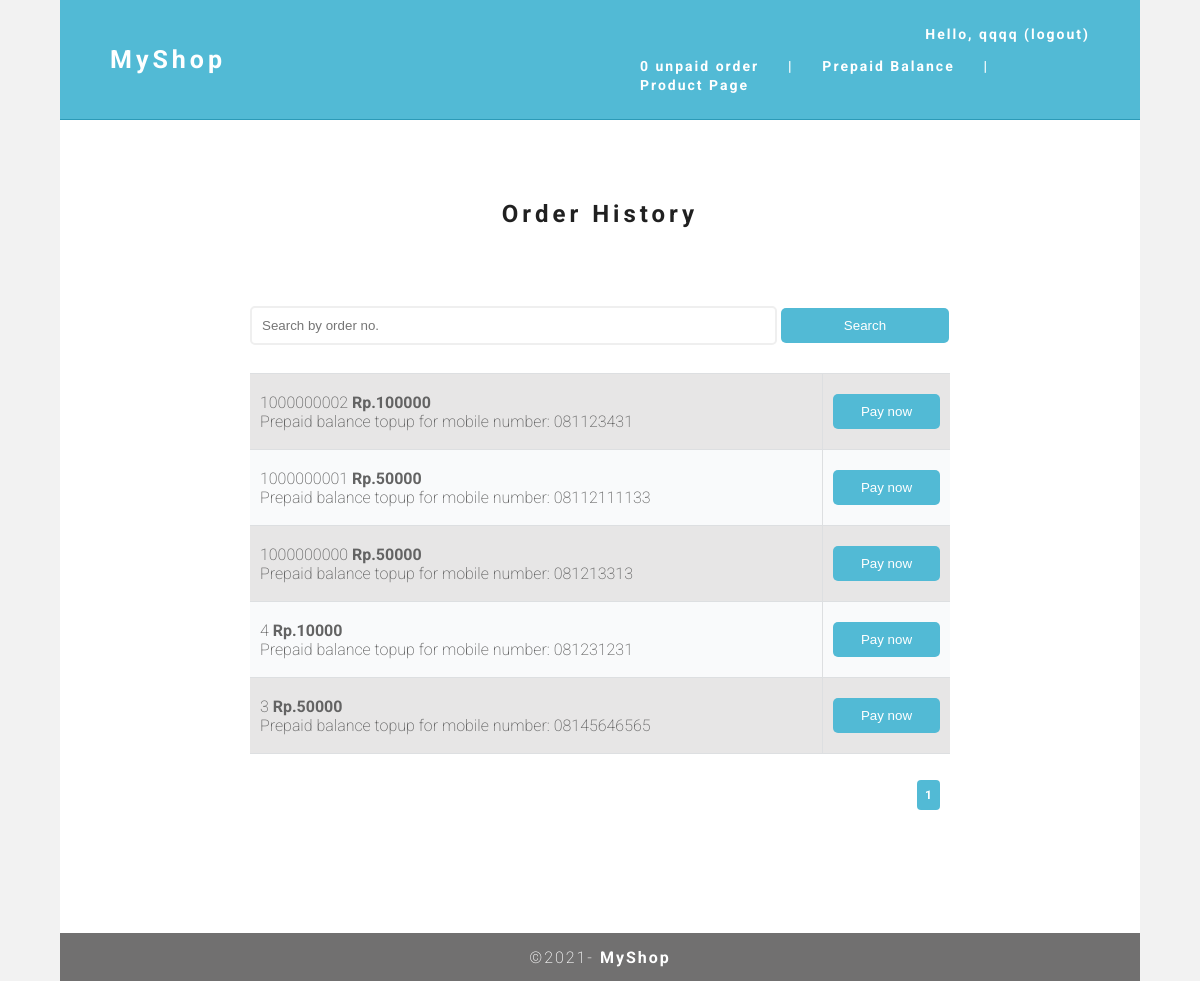
The app's page /order_history.php (signed in), older data.
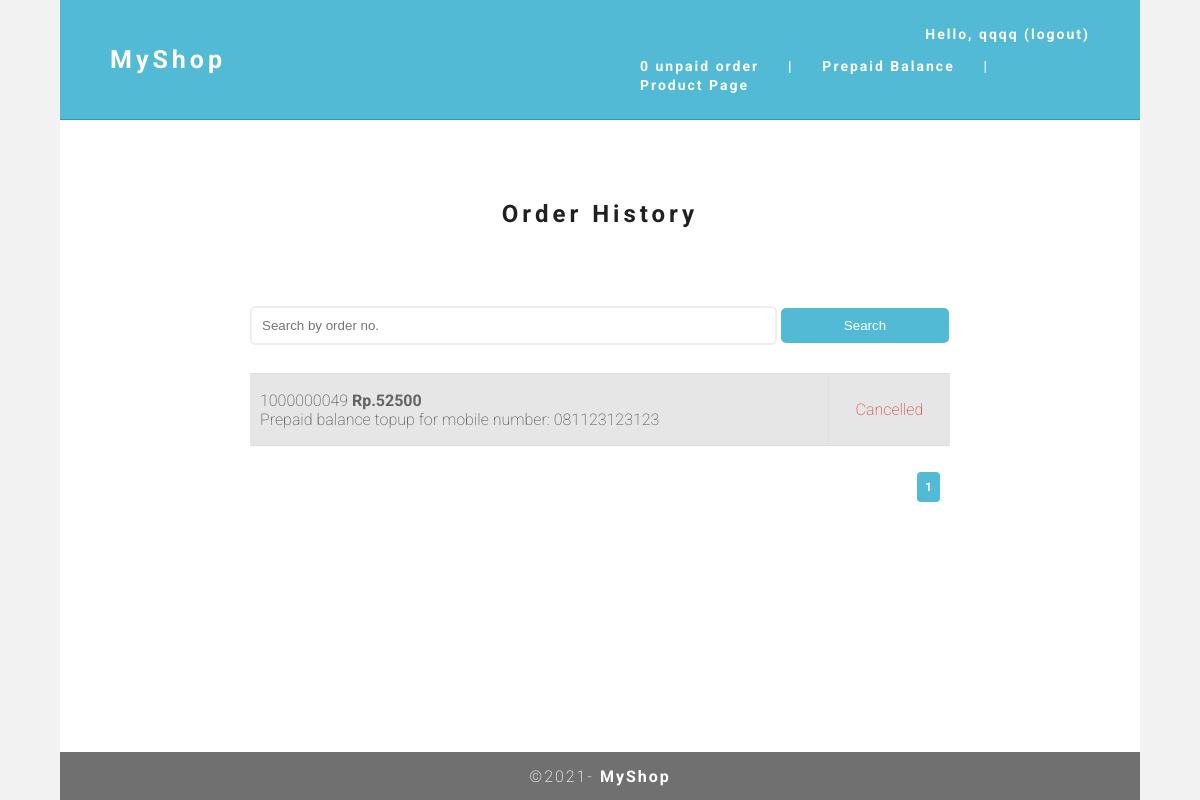
The same page, newer data.
### tables this page shows
CREATE TABLE `order_status` (
  `order_id` int(10) NOT NULL,
  `order_placed_time` datetime NOT NULL,
  `payment_due_time` datetime NOT NULL,
  `order_paid_time` datetime DEFAULT NULL,
  `order_status` text NOT NULL,
  `shipping_code` text DEFAULT NULL,
  `customer_id` int(11) NOT NULL,
  `order_product_id` int(11) DEFAULT NULL,
  `order_topup_id` int(11) DEFAULT NULL
);

CREATE TABLE `order_topup` (
  `order_topup_id` int(10) NOT NULL,
  `mobile_no` varchar(12) NOT NULL,
  `balance_value` int(11) NOT NULL
);

### include/function.inc.php (called while the page is built, shortened)
<?php
function find_topup_order($conn, $order_topup_id) {
    $sql = "SELECT * FROM order_topup WHERE order_topup_id = ?;";
    $stmt = mysqli_stmt_init($conn);
    if (!mysqli_stmt_prepare($stmt, $sql)) {
        header ("location: ../topup_order.php?error=stmt_failed");
        exit();
    }
    else {
        mysqli_stmt_bind_param($stmt, "i", $order_topup_id);
        mysqli_stmt_execute($stmt);
        $result_data = mysqli_stmt_get_result($stmt);
        if ($row = mysqli_fetch_assoc($result_data)) {
            return $row;
        }
        else {
            mysqli_stmt_close($stmt);
            $result = false;
            return $result;
        }
    }
}
                ?>
                <?php
function check_payment_due($conn, $order_id, $payment_due_time) {
    $result = true;
    $order_paid_time = date('Y-m-d H:i:s');
    if ($payment_due_time < $order_paid_time) {
        $updated_order_status = "cancelled";
        return $result;
    }
    else {
        $result = false;
        return $result;
    }
}
function change_order_status($conn, $order_id, $updated_order_status) {
    $sql = "UPDATE order_status SET order_status = ? WHERE order_id = ?;";
    $stmt = mysqli_stmt_init($conn);
}
function check_status($conn, $order_id) {
    $sql = "SELECT * FROM order_status WHERE order_id = ?;";
    $stmt = mysqli_stmt_init($conn);
    if (!mysqli_stmt_prepare($stmt, $sql)) {
        header ("location: ../pay_order.php?error=stmt_failed");
        exit();
    }
    else {
        mysqli_stmt_bind_param($stmt, "i", $order_id);
        mysqli_stmt_execute($stmt);
        $result_data = mysqli_stmt_get_result($stmt);
        $result = false;
        if ($row = mysqli_fetch_assoc($result_data)) {
            $status_array = array("paid", "cancelled", "failed");
            if (in_array($row["order_status"], $status_array)) {
                return $result;
            }
            if ($row["order_status"] == "unpaid") {
                $payment_due_time = $row["payment_due_time"];
                $payment_overdue = check_payment_due($conn, $order_id, $payment_due_time);
                if ($payment_overdue === true) {
                    return $result;
                }
                else {
                    $result = true;
                    return $result;
                }
            }
        }
        return $result;
    }
}
function count_unpaid_order($conn, $id) {
    $sql = "SELECT * FROM order_status WHERE customer_id = ?;";
    $stmt = mysqli_stmt_init($conn);
    if (!mysqli_stmt_prepare($stmt, $sql)) {
        header ("location: ../pay_order.php?error=stmt_failed");
        exit();
    }
    else {
        mysqli_stmt_bind_param($stmt, "i", $id);
        mysqli_stmt_execute($stmt);
        $result_data = mysqli_stmt_get_result($stmt);
        $unpaid_order = 0;
        while ($row = mysqli_fetch_assoc($result_data)) {
            $data[] = $row;
        }
        if (!isset($data)) {
            return $unpaid_order;
            exit();
        }
        else {
            foreach ($data as $row) {
                if (check_status($conn, $row["order_id"]) === true) {
                    $unpaid_order++;
                }
            }
            return $unpaid_order;
        }
    }
}
function get_order($conn, $id, $page, $num_result_on_page) {
    $sql = "SELECT * FROM order_status WHERE customer_id = ? ORDER BY order_placed_time DESC LIMIT ?,?;";
    $stmt = mysqli_stmt_init($conn);
    if (!mysqli_stmt_prepare($stmt, $sql)) {
        header ("location: ../order_history.php?error=stmt_failed3");
        exit();
    }
    else {
	    $calculate_page = ($page - 1) * $num_result_on_page;
        mysqli_stmt_bind_param($stmt, "iii", $id, $calculate_page, $num_result_on_page);
        mysqli_stmt_execute($stmt);
        $result_data = mysqli_stmt_get_result($stmt);
        while ($row = mysqli_fetch_assoc($result_data)) {
            $data[] = $row;
        }
        return $data;
    }
}
function count_order($conn, $id) {
    $sql = "SELECT * FROM order_status WHERE customer_id = ?;";
    $stmt = mysqli_stmt_init($conn);
    if (!mysqli_stmt_prepare($stmt, $sql)) {
        header ("location: ../order_history.php?error=stmt_failed");
        exit();
    }
    else {
        mysqli_stmt_bind_param($stmt, "i", $id);
        mysqli_stmt_execute($stmt);
        $result_data = mysqli_stmt_get_result($stmt);
        $count_order = mysqli_num_rows($result_data);
        return $count_order;
    }
}

### include/header.inc.php (called while the page is built)
<?php
require_once 'dbh.inc.php';
require_once 'function.inc.php';
if (isset($_SESSION["id"])) {
    $count_unpaid_order = count_unpaid_order($conn, $_SESSION['id']);
}

### include/order_history.inc.php (the view, shortened to what this page needs)
<?php
require_once 'dbh.inc.php';
require_once 'function.inc.php';
$id = $_SESSION['id'];
$page = isset($_GET['page']) && is_numeric($_GET['page']) ? $_GET['page'] : 1;
$num_result_on_page = 5;
if (isset($_GET['search'])) {
    if (isset($_GET['error']) && $_GET['error'] === 'no_result') {
        echo "<p class='error'>No order found!</p>";
    }
    if (empty($_GET['search'])) {
        header('location:order_history.php');
        exit();
    }
    $checked_keyword = invalid_search_order($_GET['search']);
    if ($checked_keyword == false) {
        header('location:order_history.php?error=invalid_search');
        exit();
    }
    else {
        $keyword = "%{$checked_keyword}%";
        $count_order = count_search($conn, $id, $keyword);
        if ($count_order > 0) {
            $get_order = search_order($conn, $id, $keyword, $page, $num_result_on_page);
        }
        else {
            $get_order = false;
        }
    }
}
else {
    if (isset($_GET['error']) && $_GET['error'] === 'no_result') {
        echo "<p class='error'>No order found!</p>";
    }
    else {
        $count_order = count_order($conn, $id);
        if ($count_order > 0) {
            $get_order = get_order($conn, $id, $page, $num_result_on_page);
        }
        else {
            header("location:order_history.php?error=no_result");
            exit();
        }
    }
}
if (isset($_GET['error']) && $_GET['error'] === 'invalid_search') {
    echo "<p class='error'>Invalid input! Numbers only.</p>";
}
else if (!isset($_GET['error'])) {
    if ($get_order == false){
        header("location:order_history.php?search=" . $_GET['search'] . "&error=no_result");
    }
    else {
        echo "<table class='table-history'>";
        foreach ($get_order as $row) {
            echo "<tr>";
            $status = $row["order_status"];
            $order_id = $row["order_id"];
            if ($row["order_product_id"] != null) {
                $last_product = find_product_order($conn, $row["order_product_id"]);
                if ($last_product === false) {
                    header("location:order_history.php?error=cannot_find_order2");
                    die();
                }
                else {
                    $product = $last_product["product"];
                    $product_price = $last_product["product_price"];
                    $shipping_address = $last_product["shipping_address"];
                    echo "<td class='order-info'>" . $order_id . "\n<span class='price'>Rp." . $product_price . "</span></br>";
                    echo "Product: " . $product . "\n| Shipping address: " . $shipping_address . "</td>";
                }
            }
            else if ($row["order_topup_id"] != null) {
                $last_topup = find_topup_order($conn, $row["order_topup_id"]);
                if ($last_topup === false){
                    header("location:order_history.php?error=cannot_find_order3");
                    die();
                }
                else {
                    $mobile_no = $last_topup["mobile_no"];
                    $balance_value = $last_topup["balance_value"];
                    echo "<td class='order-info'>" . $order_id . "\n<span class='price'>Rp." . $balance_value . "</span></br>";
                    echo "Prepaid balance topup for mobile number: " . $mobile_no . "</td>";
                }
            }
            if ($status === "cancelled") {
                echo "<td><p class='cancelled'>Cancelled</p></td>";
            }
            else if ($status === "failed") {
                echo "<td><p class='failed'>Failed</td></p>";
            }
            else if ($status === "unpaid") {
                echo "<td><form action='pay_order.php?order_id=" . $order_id . "' method='post'>
                    <input class='pay-button' type='submit' value='Pay now' name='submit'>
                    </form></td>";
            }
            echo "</tr>";
        }
        echo "</table>";
        if (ceil($count_order / $num_result_on_page) > 0){
            echo "<ul class='pagination'>";
            if (isset($_GET['search'])) {
                echo "<li class='currentpage'><a href='order_history.php?search=" . $_GET['search'] . "&page=" . $page . "'>" . $page . "</a></li>";
            }
            else {
                echo "<li class='currentpage'><a href='order_history.php?page=" . $page . "'>" . $page . "</a></li>";
            }
            echo "</ul>";
        }
    }
}

### order_history.php (shortened to what this page needs)
<!doctype html>
<html>
<head>
	<link rel="stylesheet" href="css/style.css" type="text/css">
</head>
<body>
	<div class="container">
		<?php
			include_once 'header.php';
		?>
		<section class="main-content">
			<div class="input-form">
				<h1>Order History</h1>
				<div class="search-container">
					<form class="search-bar" action="order_history.php" method="get">
						<input class="input-text" type="text" name="search" <?php
							if (isset($_GET['search'])) { echo 'value="' . $_GET['search']; }
							else {echo 'placeholder="Search by order no.';}?>">
						<button class="input-button" type="submit">Search</button>
					</form>
				</div>
				<?php
					require_once 'include/order_history.inc.php'
				?>
			</div>
		</section>
		<?php
			include_once 'footer.php';
		?>
	</div>
</body>
</html>

### header.php (shortened to what this page needs)
<header>
    <div class="header-row">
        <div class="header-column">
            <a class="header-logo" href="/">MyShop</a>
        </div>
        <div class="header-column">
            <?php
                require_once "include/header.inc.php";
                if (isset($_SESSION['id'])) {
                    echo "<p class='header-user'>Hello, ";
                    if ($_SESSION['name'] == null) {
                        echo $_SESSION['email'];
                    }
                    else {
                        echo $_SESSION['name'] ;
                    }
                    echo " <a class='user-logout' href='include/logout.inc.php'>(logout)</a></p>";
                    echo "<nav class='header-nav'>
                    <ul>
                        <li> <a href='order_history.php'>" . $count_unpaid_order . " unpaid order</a> </li>
                        <li><p class='divider'>|</p></li>
                        <li> <a href='topup_balance.php'>Prepaid Balance</a> </li>
                        <li><p class='divider'>|</p></li>
                        <li> <a href='product_page.php'>Product Page</a> </li>
                    </ul>
                    </nav>";
                }
            ?>
        </div>
    </div>
</header>

### footer.php
<footer>
    <div class="copyright"> &copy;2021- <strong>MyShop</strong> </div>
</footer>

### css/style.css (style rules this page uses)
* { box-sizing: border-box; }
body { font-family: "Roboto"; background-color: #f2f2f2; margin-top: 0px; margin-right: 0px; margin-bottom: 0px; margin-left: 0px; font-style: normal; font-weight: 200; overflow-x: hidden; }
.main-content { min-height: 79vh; }
.container { width: 90%; margin-left: auto; margin-right: auto; background-color: #FFFFFF; }
.header-row { display: flex; padding: 0 25px; background-color: #52bad5; border-bottom: 1px solid #2C9AB7; height: 15vh; align-items: center; }
.header-column { width: 50%; }
.header-logo { font-size: 25px; text-decoration: unset; color: #fff; font-weight: bold; margin-left: 25px; letter-spacing: 4px; }
.header-user { color: #fff; font-size: 14px; letter-spacing: 2px; font-weight: bold; text-align: right; margin-top: 0; margin-right: 25px; }
.header-user .user-logout { color: #fff; text-decoration: none; }
.header-nav { float: right; margin-right: 25px; }
.header-nav ul { margin: 0; list-style-type: none; }
.header-nav ul li { display: inline-block; transition: all 0.3s ease-in-out; }
.header-nav ul li a, .header-nav ul li p { color: #FFFFFF; font-size: 14px; letter-spacing: 2px; font-weight: bold; text-decoration: none; margin: 0; }
.header-nav ul li p.divider { margin: 0 25px; }
.main-content { background-color: #FFFFFF; padding-top: 10vh; padding-bottom: 15vh; }
.main-content h1 { color: #202020; font-weight: 700; text-align: center; margin-top: 0px; margin-right: 0px; margin-bottom: 40px; margin-left: 0px; letter-spacing: 4px; }
.main-content a { font-weight: bold; color: #52BAD5; }
.input-text, .input-select, .input-button, .pay-button { width: 100%; display: block; margin-bottom: 10px; padding: 10px; border: 2px solid #EFEFEF; border-radius: 5px; }
.input-button { background-color: #52BAD5; border: 0 !important; color: #FFFFFF; margin-top: 40px !important; margin-bottom: 30px !important; }
footer { display: flex; position: relative; height: 6vh; width: 100%; justify-content: center; align-items: center; background-color: #717070; color: #FFFFFF; letter-spacing: 2px; border-top-width: 2px; }
.table-history p { text-align: center; }
.table-history span.price { text-align: right; font-weight: bold; }
.table-history p.cancelled { color: #d55252; }
.search-container { width: 700px; margin: auto; }
.search-bar .input-text { display: inline-block; width: 75.3%; }
.search-bar .input-button { display: inline-block; width: 24%; }
.pagination { list-style-type: none; display: flex; width: 700px; padding: 10px 0; margin: 20px auto 0; justify-content: end; }
.pagination li { padding-right: 10px; }
.pagination li a { background-color: #e2e6e6; padding: 8px; text-decoration: none; font-size: 12px; font-weight: bold; color: #616872; border-radius: 4px; }
.pagination .currentpage a { background-color: #52BAD5; color: #fff; }
table { border-collapse: collapse; width: 700px; margin: auto; }
td, th { padding: 10px; }
td { color: #636363; border: 1px solid #dddfe1; }
tr { border-left-style: hidden; border-right-style: hidden; background-color: #f9fafb; }
tr:nth-child(odd) { background-color: #7571712c; }
.pay-button { background-color: #52BAD5; border: 0 !important; color: #FFFFFF; margin-top: 10px !important; margin-bottom: 10px !important; }

Row changes from the older to the newer data that the page shows:
removed order_status: order_id "1000000002", order_topup.balance_value "100000", order_topup.mobile_no "081123431"
removed order_status: order_id "1000000001", order_topup.balance_value "50000", order_topup.mobile_no "08112111133"
removed order_status: order_id "1000000000", order_topup.balance_value "50000", order_topup.mobile_no "081213313"
removed order_status: order_id "4", order_topup.balance_value "10000", order_topup.mobile_no "081231231"
removed order_status: order_id "3", order_topup.balance_value "50000", order_topup.mobile_no "08145646565"
added order_status: order_id "1000000049", order_topup.balance_value "52500", order_topup.mobile_no "081123123123", order_status "Cancelled"
